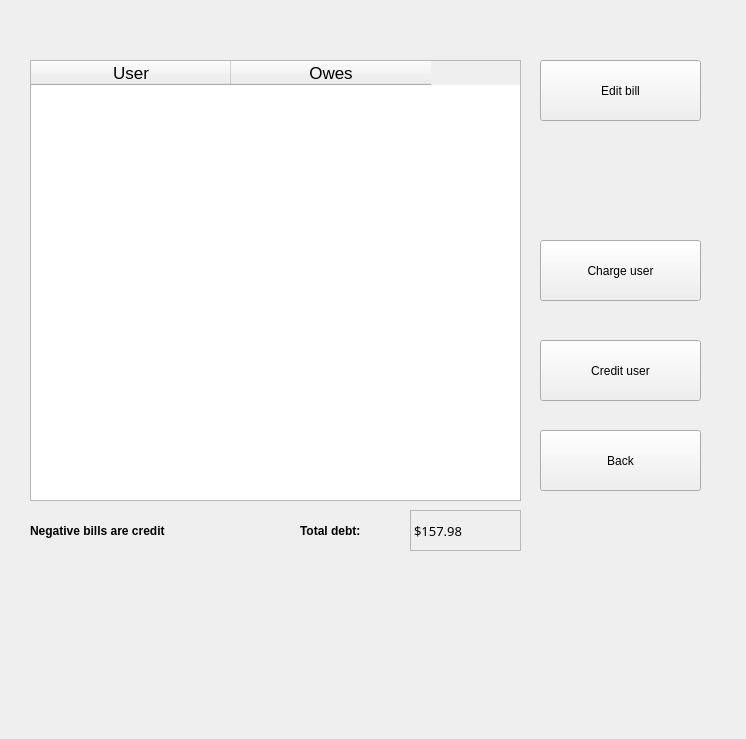
<?xml version="1.0" encoding="UTF-8"?>
<ui version="4.0">
 <class>Form</class>
 <widget class="QWidget" name="Form">
  <property name="geometry">
   <rect>
    <x>0</x>
    <y>0</y>
    <width>746</width>
    <height>739</height>
   </rect>
  </property>
  <property name="windowTitle">
   <string>Form</string>
  </property>
  <widget class="QTableWidget" name="tableWidget">
   <property name="geometry">
    <rect>
     <x>30</x>
     <y>60</y>
     <width>491</width>
     <height>441</height>
    </rect>
   </property>
   <property name="font">
    <font>
     <pointsize>13</pointsize>
    </font>
   </property>
   <property name="frameShape">
    <enum>QFrame::StyledPanel</enum>
   </property>
   <property name="frameShadow">
    <enum>QFrame::Raised</enum>
   </property>
   <property name="editTriggers">
    <set>QAbstractItemView::NoEditTriggers</set>
   </property>
   <property name="tabKeyNavigation">
    <bool>false</bool>
   </property>
   <property name="showDropIndicator" stdset="0">
    <bool>false</bool>
   </property>
   <property name="dragDropOverwriteMode">
    <bool>false</bool>
   </property>
   <property name="alternatingRowColors">
    <bool>true</bool>
   </property>
   <property name="selectionMode">
    <enum>QAbstractItemView::SingleSelection</enum>
   </property>
   <property name="selectionBehavior">
    <enum>QAbstractItemView::SelectRows</enum>
   </property>
   <property name="sortingEnabled">
    <bool>true</bool>
   </property>
   <attribute name="horizontalHeaderDefaultSectionSize">
    <number>200</number>
   </attribute>
   <column>
    <property name="text">
     <string>User</string>
    </property>
   </column>
   <column>
    <property name="text">
     <string>Owes</string>
    </property>
   </column>
  </widget>
  <widget class="QPushButton" name="pushButton_edit">
   <property name="geometry">
    <rect>
     <x>540</x>
     <y>60</y>
     <width>161</width>
     <height>61</height>
    </rect>
   </property>
   <property name="text">
    <string>Edit bill</string>
   </property>
  </widget>
  <widget class="QPushButton" name="pushButton_back">
   <property name="geometry">
    <rect>
     <x>540</x>
     <y>430</y>
     <width>161</width>
     <height>61</height>
    </rect>
   </property>
   <property name="text">
    <string>Back</string>
   </property>
  </widget>
  <widget class="QPushButton" name="pushButton_charge">
   <property name="geometry">
    <rect>
     <x>540</x>
     <y>240</y>
     <width>161</width>
     <height>61</height>
    </rect>
   </property>
   <property name="text">
    <string>Charge user</string>
   </property>
  </widget>
  <widget class="QPushButton" name="pushButton_credit">
   <property name="geometry">
    <rect>
     <x>540</x>
     <y>340</y>
     <width>161</width>
     <height>61</height>
    </rect>
   </property>
   <property name="text">
    <string>Credit user</string>
   </property>
  </widget>
  <widget class="QLabel" name="label">
   <property name="geometry">
    <rect>
     <x>30</x>
     <y>500</y>
     <width>241</width>
     <height>61</height>
    </rect>
   </property>
   <property name="font">
    <font>
     <weight>75</weight>
     <bold>true</bold>
    </font>
   </property>
   <property name="text">
    <string>Negative bills are credit  </string>
   </property>
   <property name="wordWrap">
    <bool>true</bool>
   </property>
  </widget>
  <widget class="QLabel" name="label_2">
   <property name="geometry">
    <rect>
     <x>300</x>
     <y>500</y>
     <width>111</width>
     <height>61</height>
    </rect>
   </property>
   <property name="font">
    <font>
     <weight>75</weight>
     <bold>true</bold>
    </font>
   </property>
   <property name="text">
    <string>Total debt:</string>
   </property>
   <property name="wordWrap">
    <bool>true</bool>
   </property>
  </widget>
  <widget class="QLabel" name="label_debt">
   <property name="geometry">
    <rect>
     <x>410</x>
     <y>510</y>
     <width>111</width>
     <height>41</height>
    </rect>
   </property>
   <property name="font">
    <font>
     <family>OCR A Extended</family>
     <pointsize>10</pointsize>
     <weight>50</weight>
     <bold>false</bold>
    </font>
   </property>
   <property name="frameShape">
    <enum>QFrame::StyledPanel</enum>
   </property>
   <property name="text">
    <string>$157.98</string>
   </property>
   <property name="wordWrap">
    <bool>true</bool>
   </property>
  </widget>
 </widget>
 <resources/>
 <connections/>
</ui>
